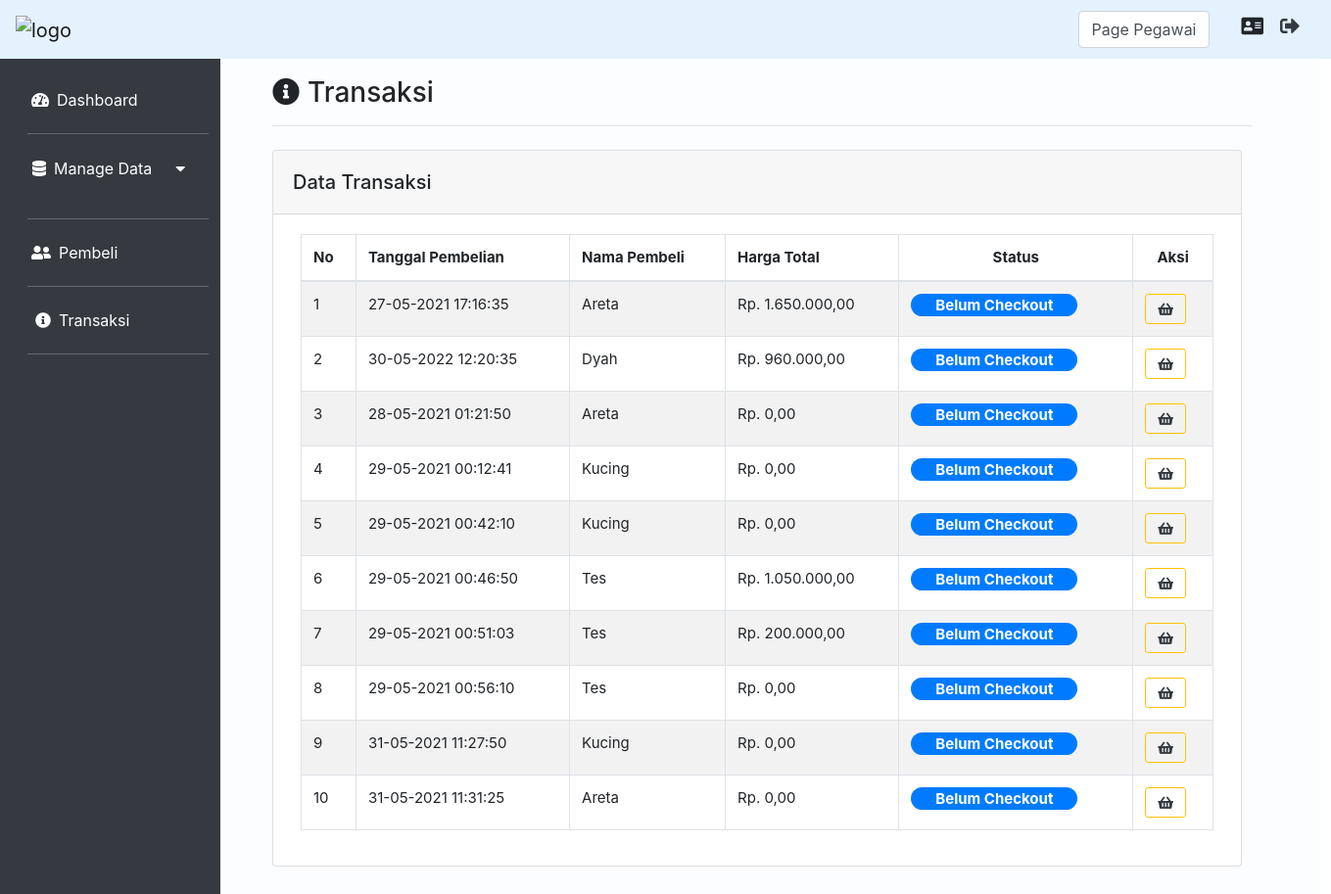
The page /index.php?page=Transaksi&aksi=view (signed in) on the database as committed earlier.
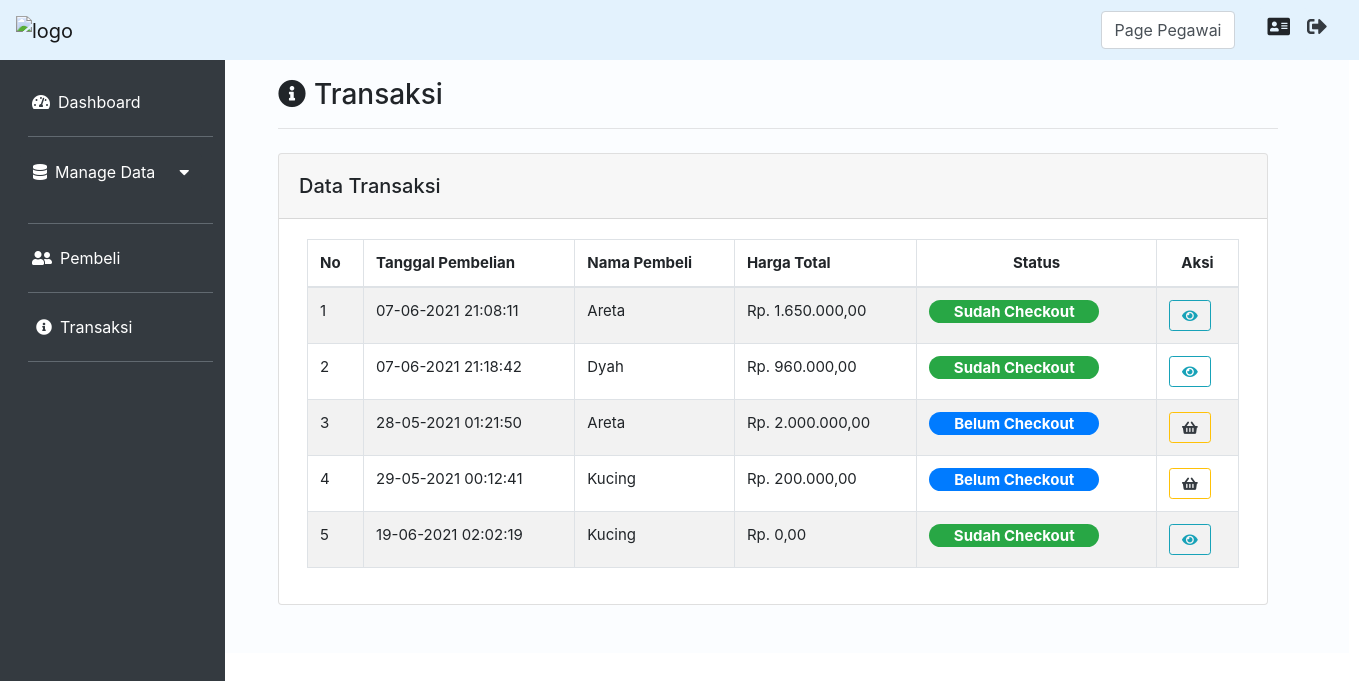
The same page on the database as committed later.
### tables this page shows
CREATE TABLE `transaksi` (
  `id_transaksi` int(11) NOT NULL,
  `pembeli_id` int(11) NOT NULL,
  `pegawai_id` int(11) NOT NULL,
  `tanggal` datetime NOT NULL,
  `status_transaksi` int(11) NOT NULL
);

CREATE TABLE `pembeli` (
  `id_pembeli` int(11) NOT NULL,
  `nama_pembeli` varchar(25) NOT NULL,
  `notelp_pembeli` varchar(18) NOT NULL,
  `status_pembeli` int(11) NOT NULL
);

### Controller/TransaksiController.php (called while the page is built, shortened)
<?php
class TransaksiController
{
    private $model;
    public function __construct()
    {
        $this->model = new TransaksiModel();
    }
    public function index()
    {
        $data = $this->model->get();
        require_once("View/Transaksi/index.php");
    }
}

### koneksi.php (called while the page is built, shortened)
<?php
function koneksi()
{
    $db_host = "localhost";
    $db_user = "root";
    $db_password = "";
    $db_database = "db_TokoParfum";
    try {
        return new mysqli($db_host, $db_user, $db_password, $db_database);
    } catch (Exception $e) {
        echo "Terjadi Kesalahan koneksi database";
    }
}

### Model/TransaksiModel.php (called while the page is built, shortened)
<?php
class TransaksiModel
{
    public function get()
    {
        $sql = "SELECT pembeli.nama_pembeli, transaksi.tanggal,id_transaksi,
        COALESCE(SUM(detail_transaksi.jumlah_parfum * parfum.harga_parfum),0) AS total_harga,
        transaksi.status_transaksi FROM transaksi
        LEFT JOIN detail_transaksi ON transaksi.id_transaksi = detail_transaksi.transaksi_id
        LEFT JOIN pembeli ON transaksi.pembeli_id = pembeli.id_pembeli
        LEFT JOIN parfum ON detail_transaksi.parfum_id = parfum.id_parfum
        GROUP BY transaksi.id_transaksi";
        $query = koneksi()->query($sql);
        $hasil = [];
        while ($data = $query->fetch_assoc()) {
            $hasil[] = $data;
        }
        return $hasil;
    }
}

### View/Transaksi/index.php (the view, shortened to what this page needs)
<div class="col-md-10 p-5 pt-2">
    <h3><i class="fas fa-info-circle mr-2 mt-3"></i>Transaksi</h3>
    <hr class="garis">
    <div class="card mt-4">
        <div class="card-header">
            <div class="float-left mt-2">
                <h5>Data Transaksi</h5>
            </div>
        </div>
        <div class="card-body ml-2 mr-2">
            <table id="table-transaksi" class="table table-striped table-bordered" style="width:100%">
                <thead>
                    <tr>
                        <th scope="col">No</th>
                        <th scope="col">Tanggal Pembelian</th>
                        <th scope="col">Nama Pembeli</th>
                        <th scope="col">Harga Total</th>
                        <th colspan="1" scope="col">
                            <center>Status</center>
                        </th>
                        <th colspan="1" scope="col">
                            <center>Aksi</center>
                        </th>
                    </tr>
                </thead>
                <tbody>
                    <?php $no = 1;
                    foreach ($data as $row) : ?>
                        <tr>
                            <td scope="row"><?= $no ?></td>
                            <td><?= date('d-m-Y H:i:s', strtotime($row['tanggal'])); ?></td>
                            <td><?= ucfirst($row['nama_pembeli']) ?></td>
                            <td>Rp. <?= number_format($row['total_harga'], 2, ',', '.') ?></td>
                            <td>
                                <?php if ($row['status_transaksi'] == 0) : ?>
                                    <span class="badge badge-pill badge-primary" style="width: 170px; font-size:15px;">Belum Checkout</span>
                                <?php elseif ($row['status_transaksi'] == 1) : ?>
                                    <span class="badge badge-pill badge-success" style="width: 170px; font-size:15px;">Sudah Checkout</span>
                                <?php else : ?>
                                    <span class="badge badge-pill badge-danger" style="width: 170px; font-size:15px;">Transaksi Dibatalkan</span>
                                <?php endif; ?>
                            </td>
                            <td>
                                <?php if ($row['status_transaksi'] == 0) : ?>
                                    <a href="index.php?page=Transaksi&aksi=Keranjang&idTransaksi=<?= $row['id_transaksi'] ?>" class="btn btn-outline-warning btn-sm text-dark"><i class="fa fa-shopping-basket mr-1 ml-1" data-toggle="tooltip" title="Lihat Keranjang"></a></i>
                                <?php elseif ($row['status_transaksi'] == 1) : ?>
                                    <a href="index.php?page=Transaksi&aksi=detailTransaksi&idTransaksi=<?= $row['id_transaksi'] ?>" class="btn btn-sm btn-outline-info"><i class="fas fa-eye mr-1 ml-1" data-toggle="tooltip" title="Detail Pembelian"></a></i>
                                <?php endif; ?>
                            </td>
                        </tr>
                    <?php $no++;
                    endforeach; ?>
                </tbody>
            </table>
        </div>
    </div>
</div>

### index.php (shortened to what this page needs)
<?php
require_once("koneksi.php");
require_once("Model/TransaksiModel.php");
require_once("Controller/TransaksiController.php");
if (isset($_GET['page']) && isset($_GET['aksi'])) {
    $page = $_GET['page'];
    $aksi = $_GET['aksi'];
    if ($page == "Auth") {
        $auth = new AuthController();
        if ($aksi == 'view') {
            $auth->index();
        } else if ($aksi == 'authPegawai') {
            $auth->authPegawai();
        } else if ($aksi == 'logout') {
            $auth->logout();
        } else {
            echo "Method Not Found";
        }
    } else if ($page == "Transaksi") {
        if ($_SESSION != NULL) {
            if ($_SESSION['jabatan'] == 'Administrasi' || $_SESSION['jabatan'] == 'Kasir') {
                require_once("View/Menu/header.php");
                $transaksi = new TransaksiController();
                if ($aksi == 'view') {
                    $transaksi->index();
                } else if ($aksi == 'detailTransaksi') {
                    $transaksi->viewDetailTransaksi();
                } else if ($aksi == 'Keranjang') {
                    $transaksi->addDetailTransaksi();
                }
                require_once("View/Menu/footer.php");
            }
        }
    }
} else {
    header("location: index.php?page=Auth&aksi=view");
}

### View/Menu/header.php (shortened to what this page needs)
<!DOCTYPE html>
<html lang="en">
<head>
    <link rel="stylesheet" href="assets/css/bootstrap.min.css">
    <link href="assets/css/fontawesome.css" rel="stylesheet">
    <link href="assets/css/brands.css" rel="stylesheet">
    <link href="assets/css/solid.css" rel="stylesheet">
    <link rel="stylesheet" type="text/css" href="assets/css/allprogramview.css">
    <link rel="stylesheet" type="text/css" href="assets/css/dataTables.bootstrap4.min.css">
</head>
<body>
    <nav class="navbar navbar-light fixed-top" style="background-color: #e3f2fd; ">
        <a class="navbar-brand mr-auto">
            <img src="assets/images/logo.jpg" alt="logo" width="12%">
        </a>
        <div class="form-inline my-2 my-lg-0 ml-auto">
            <label class="form-control"> Page <?= $_SESSION['role']; ?></label>
        </div>
        <div class="icon ml-4">
            <button class="btn btn-sm" id="btnTes" style="background-color: #e3f2fd;">
                <h5><i class="fas fa-address-card mr-2 mt-1" data-toggle="tooltip" title="Profile"></i></h5>
            </button>
        </div>
        <h5>
            <a href="index.php?page=Auth&aksi=view"><i class="fas fa-sign-out-alt mr-3 mt-1 text-dark" data-toggle="tooltip" title="Logout"></i></a>
        </h5>
    </nav>
    <div class="sidenav mt-5 bg-dark">
        <ul class="nav flex-column ml-3 mb-4">
            <li class="nav-item">
                <a class="nav-link active text-white mt-3" href="index.php?page=Pegawai&aksi=view"><i class="fas fa-tachometer-alt mr-2"></i>Dashboard</a>
                <hr class="bg-secondary" style="width: 185px;">
            </li>
            <p>
                <button class="btn btn-dark ml-1" type="button" data-toggle="collapse" data-target="#collapseExample" aria-expanded="false" aria-controls="collapseExample">
                    <i class="fas fa-database mr-2"></i>Manage Data<i class="fas fa-caret-down ml-4"></i>
                </button>
            </p>
            <li class="nav-item">
                <hr class="bg-secondary" style="width: 185px;">
                <a class="nav-link active text-white mt-3" href="index.php?page=Pembeli&aksi=view"><i class="fas fa-user-friends mr-2"></i>Pembeli</a>
                <hr class="bg-secondary" style="width: 185px;">
                <a class="nav-link active text-white ml-1" href="index.php?page=Transaksi&aksi=view"><i class="fas fa-info-circle mr-2"></i>Transaksi</a>
                <hr class="bg-secondary" style="width: 185px;">
            </li>
        </ul>
    </div>
    <div class="main pt-3" style="background-color: rgba(251, 253, 255, 0.966);">

### View/Menu/footer.php (shortened to what this page needs)
</div>
</body>
</html>

### assets/css/solid.css (style rules this page uses)
.fa, .fas { font-family: 'Font Awesome 5 Free'; font-weight: 900; }

### assets/css/allprogramview.css (style rules this page uses)
.card { width: 990px; }
.garis { width: 1000px; background-color: rgba(240, 248, 255, 0); }
.sidenav { height: 100%; width: 225px; position: fixed; z-index: 1; top: 0; left: 0; overflow-x: hidden; padding-top: 20px; }
.sidenav a { padding: 6px 8px 6px 16px; text-decoration: none; font-size: 16px; color: #818181; display: block; }
.main { z-index: 0; margin-left: 220px; font-size: 15px; padding: 0px 10px; width: 1129px; }

Rows that differ between the two databases and show on the page:
removed transaksi: tanggal "29-05-2021 00:42:10", pembeli.nama_pembeli "Kucing", total_harga "0,00", status_transaksi "Belum Checkout"
removed transaksi: tanggal "29-05-2021 00:51:03", pembeli.nama_pembeli "Tes", total_harga "200.000,00", status_transaksi "Belum Checkout"
removed transaksi: tanggal "29-05-2021 00:56:10", pembeli.nama_pembeli "Tes", total_harga "0,00", status_transaksi "Belum Checkout"
removed transaksi: tanggal "31-05-2021 11:27:50", pembeli.nama_pembeli "Kucing", total_harga "0,00", status_transaksi "Belum Checkout"
removed transaksi: tanggal "31-05-2021 11:31:25", pembeli.nama_pembeli "Areta", total_harga "0,00", status_transaksi "Belum Checkout"
changed transaksi (number 1 of 5 on the later page): tanggal "27-05-2021 17:16:35" → "07-06-2021 21:08:11"; status_transaksi "Belum Checkout" → "Sudah Checkout"
changed transaksi "Dyah": tanggal "30-05-2022 12:20:35" → "07-06-2021 21:18:42"; status_transaksi "Belum Checkout" → "Sudah Checkout"
computed for transaksi (number 3 of 5 on the later page): total_harga "0,00" → "2.000.000,00"
computed for transaksi (number 4 of 5 on the later page): total_harga "0,00" → "200.000,00"
changed transaksi (number 5 of 5 on the later page): tanggal "29-05-2021 00:46:50" → "19-06-2021 02:02:19"; pembeli.nama_pembeli "Tes" → "Kucing"; total_harga "1.050.000,00" → "0,00"; status_transaksi "Belum Checkout" → "Sudah Checkout"
